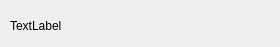
<?xml version="1.0" encoding="UTF-8"?>
<ui version="4.0">
 <class>QtTipsDlgView</class>
 <widget class="QDialog" name="QtTipsDlgView">
  <property name="geometry">
   <rect>
    <x>0</x>
    <y>0</y>
    <width>280</width>
    <height>47</height>
   </rect>
  </property>
  <property name="windowTitle">
   <string>Dialog</string>
  </property>
  <widget class="QLabel" name="labelMsg">
   <property name="geometry">
    <rect>
     <x>10</x>
     <y>10</y>
     <width>261</width>
     <height>31</height>
    </rect>
   </property>
   <property name="text">
    <string>TextLabel</string>
   </property>
  </widget>
 </widget>
 <resources/>
 <connections/>
</ui>
